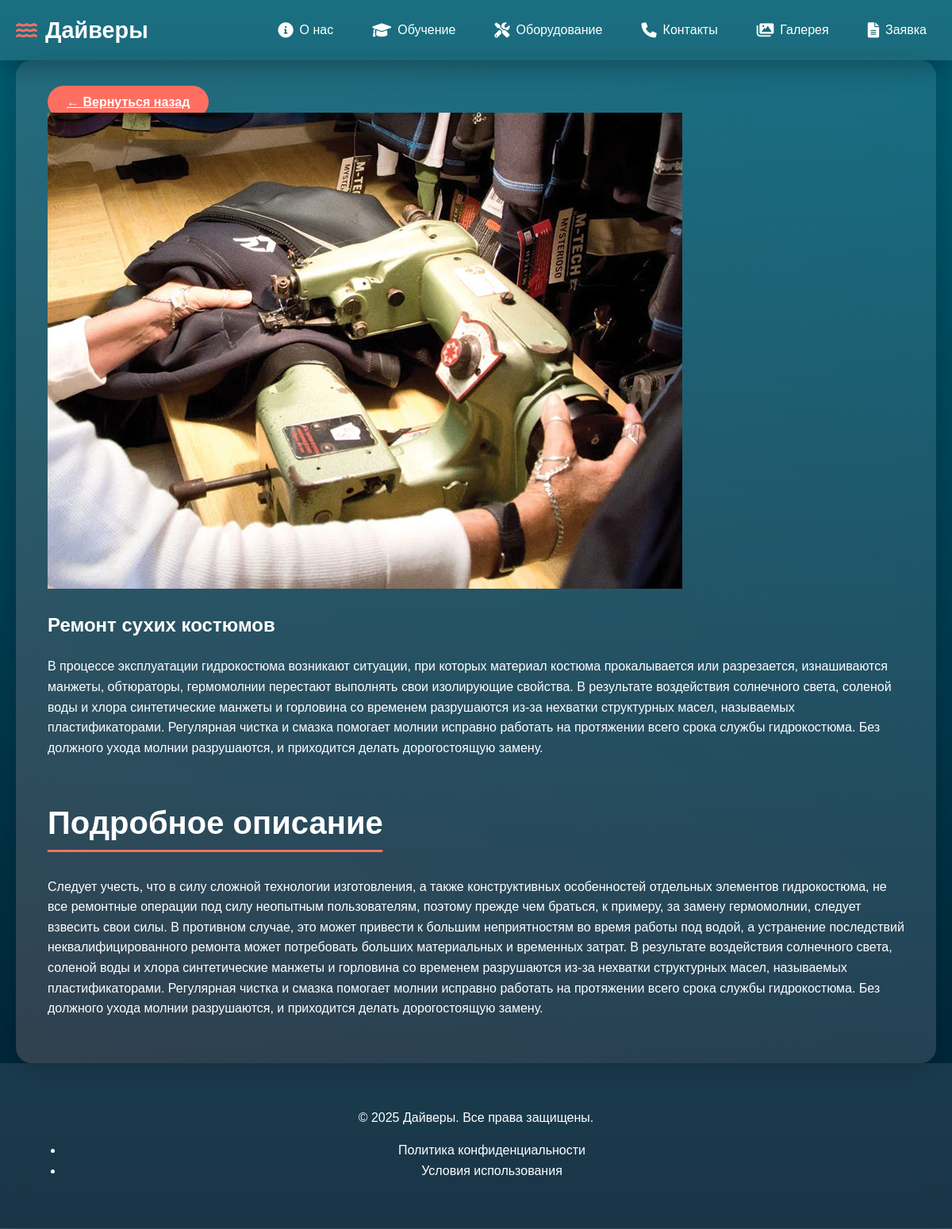
Page /equipment/6/ on the committed database.
### main/models.py (models this page shows, shortened)
class Equipment(models.Model):
    name = models.CharField(max_length=100, verbose_name="Название оборудования")
    description = models.TextField(verbose_name="Краткое описание", blank=True, null=True)
    image = models.ImageField(
        upload_to='equipment/',
        validators=[validate_image_file_size, validate_file_extension],
        verbose_name="Изображение"
    )
    category = models.ForeignKey(
        EquipmentCategory,
        on_delete=models.SET_NULL,
        null=True,
        blank=True,
        verbose_name="Категория"
    )
    detailed_description = models.TextField(
        verbose_name="Подробное описание ремонта",
        blank=True,
        null=True,
        help_text="Подробная информация о ремонтных работах и услугах"
    )
    class Meta:
        verbose_name = "Ремонт оборудования"
        verbose_name_plural = "Ремонт оборудования"

### main/views.py (the view)
# urls.py: path('equipment/<int:pk>/', views.equipment_detail, name='equipment_detail'),  # Детали оборудования
def equipment_detail(request, pk):
    equipment = get_object_or_404(Equipment, pk=pk)
    return render(request, 'equipment/equipment_detail.html', {'equipment': equipment})

### templates/equipment/equipment_detail.html (shortened to what this page needs)
{% extends 'base.html' %}
{% block content %}
<section class="equipment-detail">
    <div class="container">
        <a href="{% url 'equipment_list' %}" class="back-button">← Вернуться назад</a>
        <div class="equipment-content">
            <div class="equipment-image-wrapper">
                <img src="{{ equipment.image.url }}" alt="{{ equipment.name }}" class="equipment-image">
            </div>
            <div class="equipment-info">
                <h1>{{ equipment.name }}</h1>
                <p>{{ equipment.description }}</p>
                <h2>Подробное описание</h2>
                <p>{{ equipment.detailed_description|default:"Подробное описание отсутствует." }}</p>
            </div>
        </div>
    </div>
</section>
{% endblock %}

### static/css/styles.css (style rules this page uses)
:root { --primary-color: #ff6f61; --secondary-color: #0083B0; --accent-color: #FF6F61; --background-color: #005F73; --text-color: #FFFFFF; --glass-effect: rgba(255, 255, 255, 0.1); --gradient: linear-gradient(135deg, var(--primary-color), var(--secondary-color)); --shadow: 0 8px 32px rgba(0, 0, 0, 0.3); --transition-speed: 0.4s; }
body { font-family: 'Poppins', sans-serif; color: var(--text-color); line-height: 1.6; margin: 0; padding: 0; position: relative; overflow: auto; min-height: 100vh; }
body::before { content: ''; position: absolute; top: 0; left: 0; width: 100%; height: 100%; background-size: cover; background: linear-gradient(to bottom, rgba(0, 95, 115, 1) 0%, rgba(0, 60, 80, 1) 50%, rgba(0, 30, 50, 1) 100% ) center; z-index: -1; animation: waterMovement 20s linear infinite; }
.back-button { @extend .button; }
.container { max-width: 1200px; margin: 0 auto; padding: 0 20px; position: relative; z-index: 1; }
.back-button { background: var(--accent-color); color: var(--text-color); border: none; padding: 12px 24px; border-radius: 25px; font-size: 1rem; font-weight: 600; cursor: pointer; transition: background 0.3s ease, transform 0.3s ease; margin-bottom: 20px; }
.equipment-detail { padding: 40px 20px; background-color: rgba(255, 255, 255, 0.1); backdrop-filter: blur(20px); border-radius: 20px; box-shadow: 0 8px 32px rgba(0, 0, 0, 0.2); position: relative; overflow: hidden; }
.equipment-detail h2 { font-size: 2.5rem; margin-bottom: 20px; color: var(--text-color); position: relative; display: inline-block; }
.equipment-detail h2::after { content: ''; position: absolute; bottom: -5px; left: 50%; transform: translateX(-50%); width: 100%; height: 3px; background: var(--accent-color); border-radius: 2px; }
.equipment-detail::before { content: ''; position: absolute; top: 0; left: 0; width: 100%; height: 100%; background: linear-gradient(45deg, var(--primary-color), var(--secondary-color)); opacity: 0.1; z-index: -1; animation: gradientBackground 10s infinite alternate; }

### static/css/header.css (style rules this page uses)
:root { --primary-color: #ff6f61; --secondary-color: #0083B0; --accent-color: #FF6F61; --background-color: #005F73; --text-color: #FFFFFF; --glass-effect: rgba(255, 255, 255, 0.1); --gradient: linear-gradient(135deg, var(--primary-color), var(--secondary-color)); --shadow: 0 8px 32px rgba(0, 0, 0, 0.3); --transition-speed: 0.4s; }

### rows in the picture
Equipment: image (picture), name "Ремонт сухих костюмов", description "В процессе эксплуатации гидрокостюма возникают ситуации, при которых материал костюма прокалывается или разрезается, изнашиваются манжеты, обтюраторы, гермомолнии перестают выполнять свои изолирующие свойства. В результате воздействия солнечного света, соленой воды и хлора синтетические манжеты и горловина со временем разрушаются из-за нехватки структурных масел, называемых пластификаторами. Регулярная чистка и смазка помогает молнии исправно работать на протяжении всего срока службы гидрокостюма. Без должного ухода молнии разрушаются, и приходится делать дорогостоящую замену.", detailed_description "Следует учесть, что в силу сложной технологии изготовления, а также конструктивных особенностей отдельных элементов гидрокостюма, не все ремонтные операции под силу неопытным пользователям, поэтому прежде чем браться, к примеру, за замену гермомолнии, следует взвесить свои силы. В противном случае, это может привести к большим неприятностям во время работы под водой, а устранение последствий неквалифицированного ремонта может потребовать больших материальных и временных затрат. В результате воздействия солнечного света, соленой воды и хлора синтетические манжеты и горловина со временем разрушаются из-за нехватки структурных масел, называемых пластификаторами. Регулярная чистка и смазка…"
